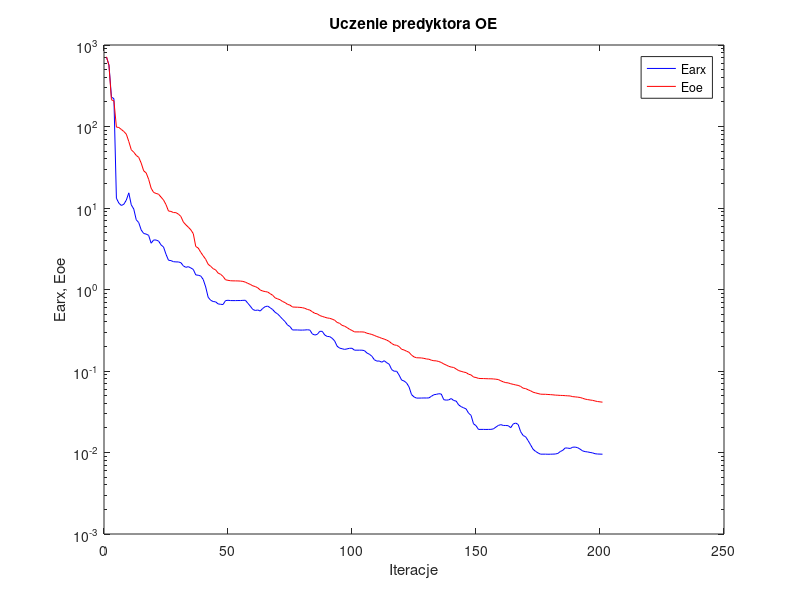
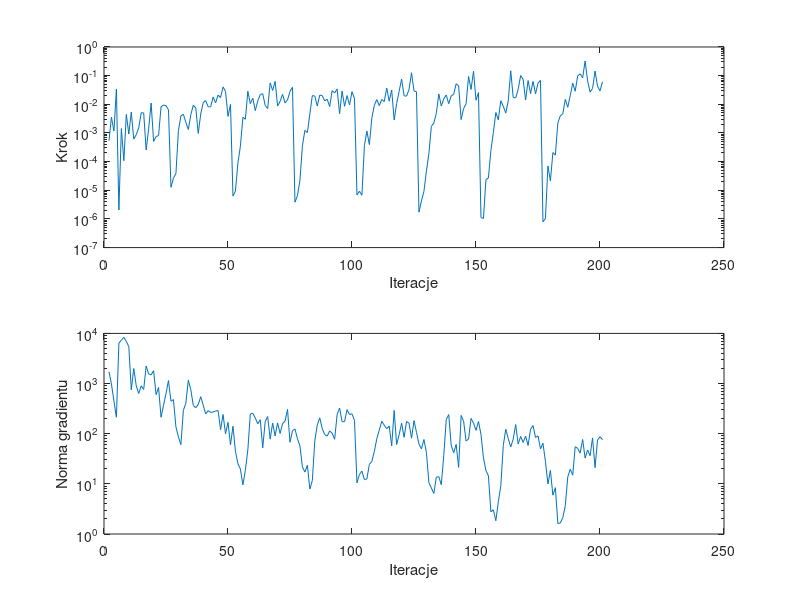

Recreate these plots in MATLAB, in order.
%uczenie predyktora oe
clear all;
n=0; farx(n+1)=7.112745e+002; foe(n+1)=7.168292e+002; wspucz(n+1)=0.000000e+000; ng(n+1)=0.000000e+000;
%odnowa zmiennej metryki
n=1; farx(n+1)=5.680041e+002; foe(n+1)=5.623413e+002; krok(n+1)=5.362933e-004; ng(n+1)=1.717438e+003;
n=2; farx(n+1)=2.299550e+002; foe(n+1)=2.130199e+002; krok(n+1)=3.549942e-003; ng(n+1)=9.816577e+002;
n=3; farx(n+1)=2.193147e+002; foe(n+1)=2.060284e+002; krok(n+1)=1.181843e-003; ng(n+1)=4.453922e+002;
n=4; farx(n+1)=1.318726e+001; foe(n+1)=9.838866e+001; krok(n+1)=3.371096e-002; ng(n+1)=2.130333e+002;
n=5; farx(n+1)=1.145778e+001; foe(n+1)=9.721548e+001; krok(n+1)=2.051630e-006; ng(n+1)=6.412477e+003;
n=6; farx(n+1)=1.073993e+001; foe(n+1)=9.197996e+001; krok(n+1)=1.427772e-003; ng(n+1)=7.312878e+003;
n=7; farx(n+1)=1.111218e+001; foe(n+1)=8.682908e+001; krok(n+1)=1.075699e-004; ng(n+1)=8.356306e+003;
n=8; farx(n+1)=1.250800e+001; foe(n+1)=8.055892e+001; krok(n+1)=4.440041e-003; ng(n+1)=6.935502e+003;
n=9; farx(n+1)=1.534225e+001; foe(n+1)=6.535304e+001; krok(n+1)=9.152390e-004; ng(n+1)=5.432256e+003;
n=10; farx(n+1)=1.093395e+001; foe(n+1)=5.182801e+001; krok(n+1)=5.355898e-003; ng(n+1)=7.507476e+002;
n=11; farx(n+1)=9.704218e+000; foe(n+1)=4.839037e+001; krok(n+1)=6.111403e-004; ng(n+1)=1.990855e+003;
n=12; farx(n+1)=7.173362e+000; foe(n+1)=4.419559e+001; krok(n+1)=8.713055e-004; ng(n+1)=9.061888e+002;
n=13; farx(n+1)=6.624579e+000; foe(n+1)=4.185083e+001; krok(n+1)=1.505777e-003; ng(n+1)=6.333944e+002;
n=14; farx(n+1)=5.382801e+000; foe(n+1)=3.555267e+001; krok(n+1)=5.119766e-003; ng(n+1)=9.024367e+002;
n=15; farx(n+1)=4.868250e+000; foe(n+1)=2.857376e+001; krok(n+1)=4.984174e-003; ng(n+1)=7.623906e+002;
n=16; farx(n+1)=4.788585e+000; foe(n+1)=2.697290e+001; krok(n+1)=2.540827e-004; ng(n+1)=2.238399e+003;
n=17; farx(n+1)=4.616662e+000; foe(n+1)=2.251107e+001; krok(n+1)=1.389400e-003; ng(n+1)=1.547785e+003;
n=18; farx(n+1)=3.698167e+000; foe(n+1)=1.751151e+001; krok(n+1)=1.109636e-002; ng(n+1)=1.490363e+003;
n=19; farx(n+1)=4.049842e+000; foe(n+1)=1.552718e+001; krok(n+1)=5.053235e-004; ng(n+1)=1.805452e+003;
n=20; farx(n+1)=4.048924e+000; foe(n+1)=1.509845e+001; krok(n+1)=7.528887e-004; ng(n+1)=6.006275e+002;
n=21; farx(n+1)=3.931541e+000; foe(n+1)=1.476728e+001; krok(n+1)=8.058731e-004; ng(n+1)=8.358412e+002;
n=22; farx(n+1)=3.523022e+000; foe(n+1)=1.359237e+001; krok(n+1)=8.180929e-003; ng(n+1)=2.130295e+002;
n=23; farx(n+1)=3.324151e+000; foe(n+1)=1.254462e+001; krok(n+1)=9.436540e-003; ng(n+1)=3.682121e+002;
n=24; farx(n+1)=2.705657e+000; foe(n+1)=1.099858e+001; krok(n+1)=8.966852e-003; ng(n+1)=6.336385e+002;
n=25; farx(n+1)=2.286158e+000; foe(n+1)=9.182019e+000; krok(n+1)=6.425268e-003; ng(n+1)=1.144897e+003;
%odnowa zmiennej metryki
n=26; farx(n+1)=2.261823e+000; foe(n+1)=9.080265e+000; krok(n+1)=1.268925e-005; ng(n+1)=4.436720e+002;
n=27; farx(n+1)=2.194906e+000; foe(n+1)=8.795256e+000; krok(n+1)=2.639619e-005; ng(n+1)=4.784082e+002;
n=28; farx(n+1)=2.181118e+000; foe(n+1)=8.770423e+000; krok(n+1)=3.856196e-005; ng(n+1)=1.366638e+002;
n=29; farx(n+1)=2.178443e+000; foe(n+1)=8.412887e+000; krok(n+1)=1.195607e-003; ng(n+1)=8.682810e+001;
n=30; farx(n+1)=2.134444e+000; foe(n+1)=7.874884e+000; krok(n+1)=3.973596e-003; ng(n+1)=6.060860e+001;
n=31; farx(n+1)=1.948107e+000; foe(n+1)=6.726753e+000; krok(n+1)=4.478448e-003; ng(n+1)=2.918873e+002;
n=32; farx(n+1)=1.871294e+000; foe(n+1)=6.223616e+000; krok(n+1)=2.359135e-003; ng(n+1)=4.035180e+002;
n=33; farx(n+1)=1.907120e+000; foe(n+1)=5.818884e+000; krok(n+1)=1.320749e-003; ng(n+1)=1.165691e+003;
n=34; farx(n+1)=1.837911e+000; foe(n+1)=5.404285e+000; krok(n+1)=4.352152e-003; ng(n+1)=7.597191e+002;
n=35; farx(n+1)=1.764109e+000; foe(n+1)=4.847154e+000; krok(n+1)=9.219686e-003; ng(n+1)=3.653550e+002;
n=36; farx(n+1)=1.510826e+000; foe(n+1)=3.368683e+000; krok(n+1)=7.531622e-003; ng(n+1)=3.296498e+002;
n=37; farx(n+1)=1.495925e+000; foe(n+1)=3.226485e+000; krok(n+1)=9.615395e-004; ng(n+1)=3.809934e+002;
n=38; farx(n+1)=1.465278e+000; foe(n+1)=2.864186e+000; krok(n+1)=4.573216e-003; ng(n+1)=5.465974e+002;
n=39; farx(n+1)=1.329268e+000; foe(n+1)=2.590114e+000; krok(n+1)=1.142218e-002; ng(n+1)=3.717864e+002;
n=40; farx(n+1)=1.075225e+000; foe(n+1)=2.345339e+000; krok(n+1)=1.345640e-002; ng(n+1)=2.472162e+002;
n=41; farx(n+1)=8.032434e-001; foe(n+1)=2.038996e+000; krok(n+1)=8.174750e-003; ng(n+1)=2.892832e+002;
n=42; farx(n+1)=7.381865e-001; foe(n+1)=1.927303e+000; krok(n+1)=8.166461e-003; ng(n+1)=2.652468e+002;
n=43; farx(n+1)=7.123323e-001; foe(n+1)=1.802266e+000; krok(n+1)=1.799391e-002; ng(n+1)=2.716967e+002;
n=44; farx(n+1)=7.055911e-001; foe(n+1)=1.743100e+000; krok(n+1)=1.121665e-002; ng(n+1)=2.827643e+002;
n=45; farx(n+1)=6.665400e-001; foe(n+1)=1.591351e+000; krok(n+1)=2.091551e-002; ng(n+1)=2.890044e+002;
n=46; farx(n+1)=6.581608e-001; foe(n+1)=1.537839e+000; krok(n+1)=1.713076e-002; ng(n+1)=1.204828e+002;
n=47; farx(n+1)=6.548376e-001; foe(n+1)=1.447513e+000; krok(n+1)=4.050274e-002; ng(n+1)=2.413992e+002;
n=48; farx(n+1)=7.307574e-001; foe(n+1)=1.316442e+000; krok(n+1)=2.788178e-002; ng(n+1)=9.964638e+001;
n=49; farx(n+1)=7.372911e-001; foe(n+1)=1.296136e+000; krok(n+1)=3.783371e-003; ng(n+1)=1.680783e+002;
n=50; farx(n+1)=7.317039e-001; foe(n+1)=1.280944e+000; krok(n+1)=9.871862e-003; ng(n+1)=6.012403e+001;
%odnowa zmiennej metryki
n=51; farx(n+1)=7.308517e-001; foe(n+1)=1.276495e+000; krok(n+1)=6.255933e-006; ng(n+1)=1.408496e+002;
n=52; farx(n+1)=7.307825e-001; foe(n+1)=1.275735e+000; krok(n+1)=9.359580e-006; ng(n+1)=4.454589e+001;
n=53; farx(n+1)=7.323062e-001; foe(n+1)=1.273728e+000; krok(n+1)=9.050205e-005; ng(n+1)=2.523269e+001;
n=54; farx(n+1)=7.319190e-001; foe(n+1)=1.269051e+000; krok(n+1)=3.467612e-004; ng(n+1)=1.968201e+001;
n=55; farx(n+1)=7.357771e-001; foe(n+1)=1.257788e+000; krok(n+1)=3.514634e-003; ng(n+1)=9.529449e+000;
n=56; farx(n+1)=7.378381e-001; foe(n+1)=1.230649e+000; krok(n+1)=3.011555e-003; ng(n+1)=1.867893e+001;
n=57; farx(n+1)=6.783450e-001; foe(n+1)=1.189032e+000; krok(n+1)=2.847182e-002; ng(n+1)=4.754234e+001;
n=58; farx(n+1)=6.241184e-001; foe(n+1)=1.155021e+000; krok(n+1)=1.048565e-002; ng(n+1)=2.482851e+002;
n=59; farx(n+1)=5.688785e-001; foe(n+1)=1.109131e+000; krok(n+1)=1.635878e-002; ng(n+1)=2.548645e+002;
n=60; farx(n+1)=5.532139e-001; foe(n+1)=1.086820e+000; krok(n+1)=5.999763e-003; ng(n+1)=2.060205e+002;
n=61; farx(n+1)=5.602987e-001; foe(n+1)=1.048923e+000; krok(n+1)=1.321323e-002; ng(n+1)=1.572854e+002;
n=62; farx(n+1)=5.445939e-001; foe(n+1)=9.858752e-001; krok(n+1)=2.191235e-002; ng(n+1)=1.899668e+002;
n=63; farx(n+1)=5.858575e-001; foe(n+1)=9.577757e-001; krok(n+1)=2.340953e-002; ng(n+1)=5.220787e+001;
n=64; farx(n+1)=6.163499e-001; foe(n+1)=9.429426e-001; krok(n+1)=9.157950e-003; ng(n+1)=1.758487e+002;
n=65; farx(n+1)=6.256466e-001; foe(n+1)=9.311081e-001; krok(n+1)=7.088910e-003; ng(n+1)=2.198254e+002;
n=66; farx(n+1)=5.975409e-001; foe(n+1)=8.889936e-001; krok(n+1)=5.576355e-002; ng(n+1)=7.790839e+001;
n=67; farx(n+1)=5.674712e-001; foe(n+1)=8.497312e-001; krok(n+1)=3.039298e-002; ng(n+1)=1.629641e+002;
n=68; farx(n+1)=5.250846e-001; foe(n+1)=7.903062e-001; krok(n+1)=6.299996e-002; ng(n+1)=9.035254e+001;
n=69; farx(n+1)=5.020116e-001; foe(n+1)=7.675070e-001; krok(n+1)=8.674162e-003; ng(n+1)=1.645220e+002;
n=70; farx(n+1)=4.673658e-001; foe(n+1)=7.484123e-001; krok(n+1)=1.269968e-002; ng(n+1)=1.008414e+002;
n=71; farx(n+1)=4.323609e-001; foe(n+1)=7.123715e-001; krok(n+1)=2.223039e-002; ng(n+1)=1.588972e+002;
n=72; farx(n+1)=4.040108e-001; foe(n+1)=6.911731e-001; krok(n+1)=1.111520e-002; ng(n+1)=1.781308e+002;
n=73; farx(n+1)=3.669260e-001; foe(n+1)=6.572176e-001; krok(n+1)=1.423801e-002; ng(n+1)=3.048560e+002;
n=74; farx(n+1)=3.506314e-001; foe(n+1)=6.432585e-001; krok(n+1)=2.847182e-002; ng(n+1)=6.752313e+001;
n=75; farx(n+1)=3.189075e-001; foe(n+1)=6.102436e-001; krok(n+1)=3.904156e-002; ng(n+1)=1.143133e+002;
%odnowa zmiennej metryki
n=76; farx(n+1)=3.189382e-001; foe(n+1)=6.077317e-001; krok(n+1)=3.837877e-006; ng(n+1)=1.241834e+002;
n=77; farx(n+1)=3.188726e-001; foe(n+1)=6.063372e-001; krok(n+1)=6.493455e-006; ng(n+1)=7.941646e+001;
n=78; farx(n+1)=3.177055e-001; foe(n+1)=6.034190e-001; krok(n+1)=2.198334e-005; ng(n+1)=5.704503e+001;
n=79; farx(n+1)=3.176333e-001; foe(n+1)=5.982575e-001; krok(n+1)=3.550621e-004; ng(n+1)=2.181510e+001;
n=80; farx(n+1)=3.186370e-001; foe(n+1)=5.875841e-001; krok(n+1)=1.226173e-003; ng(n+1)=1.715155e+001;
n=81; farx(n+1)=3.206113e-001; foe(n+1)=5.694981e-001; krok(n+1)=1.038427e-003; ng(n+1)=2.347765e+001;
n=82; farx(n+1)=3.180344e-001; foe(n+1)=5.591450e-001; krok(n+1)=4.550450e-003; ng(n+1)=7.860119e+000;
n=83; farx(n+1)=2.850004e-001; foe(n+1)=5.331947e-001; krok(n+1)=2.011176e-002; ng(n+1)=1.161069e+001;
n=84; farx(n+1)=2.762607e-001; foe(n+1)=5.102138e-001; krok(n+1)=1.946507e-002; ng(n+1)=7.237263e+001;
n=85; farx(n+1)=2.816898e-001; foe(n+1)=5.024754e-001; krok(n+1)=8.751130e-003; ng(n+1)=1.490948e+002;
n=86; farx(n+1)=3.068148e-001; foe(n+1)=4.791822e-001; krok(n+1)=2.096657e-002; ng(n+1)=2.071154e+002;
n=87; farx(n+1)=3.066049e-001; foe(n+1)=4.677557e-001; krok(n+1)=2.000182e-002; ng(n+1)=1.261871e+002;
n=88; farx(n+1)=2.765985e-001; foe(n+1)=4.570257e-001; krok(n+1)=1.321526e-002; ng(n+1)=9.608876e+001;
n=89; farx(n+1)=2.655199e-001; foe(n+1)=4.477158e-001; krok(n+1)=1.506159e-002; ng(n+1)=8.970737e+001;
n=90; farx(n+1)=2.642060e-001; foe(n+1)=4.431809e-001; krok(n+1)=8.350786e-003; ng(n+1)=1.135106e+002;
n=91; farx(n+1)=2.519805e-001; foe(n+1)=4.329731e-001; krok(n+1)=3.002384e-002; ng(n+1)=1.017739e+002;
n=92; farx(n+1)=2.340230e-001; foe(n+1)=4.200108e-001; krok(n+1)=2.476948e-002; ng(n+1)=7.738076e+001;
n=93; farx(n+1)=2.015398e-001; foe(n+1)=3.944657e-001; krok(n+1)=3.432277e-002; ng(n+1)=2.417875e+002;
n=94; farx(n+1)=1.908896e-001; foe(n+1)=3.845874e-001; krok(n+1)=4.708571e-003; ng(n+1)=3.247004e+002;
n=95; farx(n+1)=1.876432e-001; foe(n+1)=3.631735e-001; krok(n+1)=2.900728e-002; ng(n+1)=1.726843e+002;
n=96; farx(n+1)=1.841312e-001; foe(n+1)=3.550352e-001; krok(n+1)=8.516524e-003; ng(n+1)=1.745479e+002;
n=97; farx(n+1)=1.867137e-001; foe(n+1)=3.410672e-001; krok(n+1)=2.015462e-002; ng(n+1)=3.011469e+002;
n=98; farx(n+1)=1.899947e-001; foe(n+1)=3.251360e-001; krok(n+1)=9.476825e-003; ng(n+1)=2.407470e+002;
n=99; farx(n+1)=1.900717e-001; foe(n+1)=3.143478e-001; krok(n+1)=2.757245e-002; ng(n+1)=2.489705e+002;
n=100; farx(n+1)=1.801409e-001; foe(n+1)=3.018972e-001; krok(n+1)=1.586441e-002; ng(n+1)=1.844736e+002;
%odnowa zmiennej metryki
n=101; farx(n+1)=1.801269e-001; foe(n+1)=3.018710e-001; krok(n+1)=6.846713e-006; ng(n+1)=1.045496e+001;
n=102; farx(n+1)=1.801194e-001; foe(n+1)=3.017876e-001; krok(n+1)=9.262259e-006; ng(n+1)=1.546513e+001;
n=103; farx(n+1)=1.801377e-001; foe(n+1)=3.017100e-001; krok(n+1)=6.715934e-006; ng(n+1)=1.794546e+001;
n=104; farx(n+1)=1.779548e-001; foe(n+1)=3.000304e-001; krok(n+1)=3.626021e-004; ng(n+1)=1.214341e+001;
n=105; farx(n+1)=1.664303e-001; foe(n+1)=2.907534e-001; krok(n+1)=1.171832e-003; ng(n+1)=1.257434e+001;
n=106; farx(n+1)=1.606779e-001; foe(n+1)=2.862893e-001; krok(n+1)=3.939441e-004; ng(n+1)=2.457556e+001;
n=107; farx(n+1)=1.518927e-001; foe(n+1)=2.806514e-001; krok(n+1)=3.340601e-003; ng(n+1)=2.791392e+001;
n=108; farx(n+1)=1.375866e-001; foe(n+1)=2.733050e-001; krok(n+1)=9.212529e-003; ng(n+1)=4.410752e+001;
n=109; farx(n+1)=1.322861e-001; foe(n+1)=2.649536e-001; krok(n+1)=1.464382e-002; ng(n+1)=7.993550e+001;
n=110; farx(n+1)=1.326569e-001; foe(n+1)=2.589751e-001; krok(n+1)=8.956895e-003; ng(n+1)=1.182585e+002;
n=111; farx(n+1)=1.281951e-001; foe(n+1)=2.516363e-001; krok(n+1)=1.477175e-002; ng(n+1)=1.769427e+002;
n=112; farx(n+1)=1.337219e-001; foe(n+1)=2.464609e-001; krok(n+1)=1.243357e-002; ng(n+1)=1.472895e+002;
n=113; farx(n+1)=1.263407e-001; foe(n+1)=2.391846e-001; krok(n+1)=3.706539e-002; ng(n+1)=1.261671e+002;
n=114; farx(n+1)=1.211280e-001; foe(n+1)=2.307199e-001; krok(n+1)=1.285062e-002; ng(n+1)=1.425508e+002;
n=115; farx(n+1)=1.040564e-001; foe(n+1)=2.174769e-001; krok(n+1)=3.153338e-002; ng(n+1)=5.737164e+001;
n=116; farx(n+1)=9.935505e-002; foe(n+1)=2.090456e-001; krok(n+1)=2.855949e-003; ng(n+1)=2.905247e+002;
n=117; farx(n+1)=9.942523e-002; foe(n+1)=2.067073e-001; krok(n+1)=1.064021e-002; ng(n+1)=6.075716e+001;
n=118; farx(n+1)=8.905344e-002; foe(n+1)=1.992906e-001; krok(n+1)=2.835564e-002; ng(n+1)=9.557487e+001;
n=119; farx(n+1)=7.745110e-002; foe(n+1)=1.847418e-001; krok(n+1)=7.604386e-002; ng(n+1)=1.614890e+002;
n=120; farx(n+1)=7.537058e-002; foe(n+1)=1.811577e-001; krok(n+1)=1.981414e-002; ng(n+1)=8.479134e+001;
n=121; farx(n+1)=7.146090e-002; foe(n+1)=1.749533e-001; krok(n+1)=1.926189e-002; ng(n+1)=1.747530e+002;
n=122; farx(n+1)=6.372490e-002; foe(n+1)=1.696134e-001; krok(n+1)=3.301014e-002; ng(n+1)=1.625563e+002;
n=123; farx(n+1)=5.138181e-002; foe(n+1)=1.567249e-001; krok(n+1)=1.261335e-001; ng(n+1)=8.127472e+001;
n=124; farx(n+1)=4.811646e-002; foe(n+1)=1.489843e-001; krok(n+1)=2.925850e-002; ng(n+1)=1.819769e+002;
n=125; farx(n+1)=4.652073e-002; foe(n+1)=1.454219e-001; krok(n+1)=2.733118e-002; ng(n+1)=1.066244e+002;
%odnowa zmiennej metryki
n=126; farx(n+1)=4.653456e-002; foe(n+1)=1.450822e-001; krok(n+1)=1.722899e-006; ng(n+1)=6.206305e+001;
n=127; farx(n+1)=4.658590e-002; foe(n+1)=1.446122e-001; krok(n+1)=4.239532e-006; ng(n+1)=4.992724e+001;
n=128; farx(n+1)=4.668650e-002; foe(n+1)=1.429589e-001; krok(n+1)=9.148208e-006; ng(n+1)=7.659258e+001;
n=129; farx(n+1)=4.663791e-002; foe(n+1)=1.404704e-001; krok(n+1)=4.646090e-005; ng(n+1)=4.237135e+001;
n=130; farx(n+1)=4.673738e-002; foe(n+1)=1.395990e-001; krok(n+1)=1.915864e-004; ng(n+1)=1.056762e+001;
n=131; farx(n+1)=4.890683e-002; foe(n+1)=1.357244e-001; krok(n+1)=1.691206e-003; ng(n+1)=8.255199e+000;
n=132; farx(n+1)=5.113502e-002; foe(n+1)=1.336519e-001; krok(n+1)=2.232051e-003; ng(n+1)=6.432377e+000;
n=133; farx(n+1)=5.169575e-002; foe(n+1)=1.331945e-001; krok(n+1)=4.853566e-003; ng(n+1)=1.362540e+001;
n=134; farx(n+1)=5.265015e-002; foe(n+1)=1.306635e-001; krok(n+1)=2.307159e-002; ng(n+1)=1.390199e+001;
n=135; farx(n+1)=5.215381e-002; foe(n+1)=1.273208e-001; krok(n+1)=8.692572e-003; ng(n+1)=9.613152e+000;
n=136; farx(n+1)=4.445655e-002; foe(n+1)=1.219941e-001; krok(n+1)=1.552269e-002; ng(n+1)=3.689233e+001;
n=137; farx(n+1)=4.391512e-002; foe(n+1)=1.183446e-001; krok(n+1)=2.118041e-002; ng(n+1)=1.900995e+002;
n=138; farx(n+1)=4.419800e-002; foe(n+1)=1.141446e-001; krok(n+1)=1.048329e-002; ng(n+1)=2.409174e+002;
n=139; farx(n+1)=4.593429e-002; foe(n+1)=1.118176e-001; krok(n+1)=1.960331e-002; ng(n+1)=5.905441e+001;
n=140; farx(n+1)=4.345249e-002; foe(n+1)=1.104849e-001; krok(n+1)=2.223039e-002; ng(n+1)=4.146432e+001;
n=141; farx(n+1)=4.275595e-002; foe(n+1)=1.058303e-001; krok(n+1)=5.234463e-002; ng(n+1)=6.116271e+001;
n=142; farx(n+1)=3.838458e-002; foe(n+1)=1.012115e-001; krok(n+1)=4.366353e-002; ng(n+1)=2.129862e+001;
n=143; farx(n+1)=3.653226e-002; foe(n+1)=9.908735e-002; krok(n+1)=2.924832e-003; ng(n+1)=2.310080e+002;
n=144; farx(n+1)=3.536613e-002; foe(n+1)=9.705685e-002; krok(n+1)=7.088910e-003; ng(n+1)=1.771410e+002;
n=145; farx(n+1)=3.427887e-002; foe(n+1)=9.567036e-002; krok(n+1)=1.043894e-002; ng(n+1)=7.171437e+001;
n=146; farx(n+1)=3.040790e-002; foe(n+1)=9.134170e-002; krok(n+1)=9.326072e-002; ng(n+1)=7.812696e+001;
n=147; farx(n+1)=2.859623e-002; foe(n+1)=8.952017e-002; krok(n+1)=3.300845e-002; ng(n+1)=2.013197e+002;
n=148; farx(n+1)=2.248203e-002; foe(n+1)=8.436748e-002; krok(n+1)=1.442609e-001; ng(n+1)=1.620858e+002;
n=149; farx(n+1)=2.135712e-002; foe(n+1)=8.319744e-002; krok(n+1)=1.389524e-002; ng(n+1)=1.165493e+002;
n=150; farx(n+1)=1.919897e-002; foe(n+1)=8.120802e-002; krok(n+1)=2.563788e-002; ng(n+1)=1.755032e+002;
%odnowa zmiennej metryki
n=151; farx(n+1)=1.921055e-002; foe(n+1)=8.083507e-002; krok(n+1)=1.120004e-006; ng(n+1)=9.742156e+001;
n=152; farx(n+1)=1.921248e-002; foe(n+1)=8.078011e-002; krok(n+1)=1.039615e-006; ng(n+1)=3.304116e+001;
n=153; farx(n+1)=1.917677e-002; foe(n+1)=8.050604e-002; krok(n+1)=2.354047e-005; ng(n+1)=1.843680e+001;
n=154; farx(n+1)=1.920361e-002; foe(n+1)=8.030661e-002; krok(n+1)=2.692622e-005; ng(n+1)=1.454484e+001;
n=155; farx(n+1)=1.922682e-002; foe(n+1)=8.023170e-002; krok(n+1)=2.385047e-004; ng(n+1)=2.763960e+000;
n=156; farx(n+1)=1.948471e-002; foe(n+1)=7.992842e-002; krok(n+1)=1.045039e-003; ng(n+1)=3.043297e+000;
n=157; farx(n+1)=2.048223e-002; foe(n+1)=7.931096e-002; krok(n+1)=5.167850e-003; ng(n+1)=1.843187e+000;
n=158; farx(n+1)=2.147728e-002; foe(n+1)=7.859570e-002; krok(n+1)=2.883948e-003; ng(n+1)=4.401503e+000;
n=159; farx(n+1)=2.196992e-002; foe(n+1)=7.581397e-002; krok(n+1)=1.333847e-002; ng(n+1)=9.115635e+000;
n=160; farx(n+1)=2.148517e-002; foe(n+1)=7.360128e-002; krok(n+1)=8.533243e-003; ng(n+1)=5.823339e+001;
n=161; farx(n+1)=2.145298e-002; foe(n+1)=7.202452e-002; krok(n+1)=4.929920e-003; ng(n+1)=1.228536e+002;
n=162; farx(n+1)=2.132861e-002; foe(n+1)=7.144421e-002; krok(n+1)=1.315303e-002; ng(n+1)=8.002300e+001;
n=163; farx(n+1)=2.015974e-002; foe(n+1)=6.977232e-002; krok(n+1)=1.478545e-001; ng(n+1)=5.419065e+001;
n=164; farx(n+1)=2.239897e-002; foe(n+1)=6.860420e-002; krok(n+1)=1.740861e-002; ng(n+1)=7.807921e+001;
n=165; farx(n+1)=2.297687e-002; foe(n+1)=6.745604e-002; krok(n+1)=1.660195e-002; ng(n+1)=1.521204e+002;
n=166; farx(n+1)=2.209663e-002; foe(n+1)=6.658957e-002; krok(n+1)=3.320390e-002; ng(n+1)=6.222302e+001;
n=167; farx(n+1)=1.801009e-002; foe(n+1)=6.467429e-002; krok(n+1)=1.011122e-001; ng(n+1)=8.808104e+001;
n=168; farx(n+1)=1.616086e-002; foe(n+1)=6.157359e-002; krok(n+1)=7.370577e-002; ng(n+1)=6.713269e+001;
n=169; farx(n+1)=1.561126e-002; foe(n+1)=6.084901e-002; krok(n+1)=1.406421e-002; ng(n+1)=8.963632e+001;
n=170; farx(n+1)=1.400413e-002; foe(n+1)=5.884952e-002; krok(n+1)=6.739301e-002; ng(n+1)=5.838251e+001;
n=171; farx(n+1)=1.243171e-002; foe(n+1)=5.718528e-002; krok(n+1)=2.378377e-002; ng(n+1)=1.227237e+002;
n=172; farx(n+1)=1.097229e-002; foe(n+1)=5.497604e-002; krok(n+1)=6.306675e-002; ng(n+1)=1.453508e+002;
n=173; farx(n+1)=1.032911e-002; foe(n+1)=5.391426e-002; krok(n+1)=2.316852e-002; ng(n+1)=8.435246e+001;
n=174; farx(n+1)=9.888084e-003; foe(n+1)=5.293485e-002; krok(n+1)=5.454222e-002; ng(n+1)=9.051645e+001;
n=175; farx(n+1)=9.541607e-003; foe(n+1)=5.197719e-002; krok(n+1)=6.795565e-002; ng(n+1)=4.986741e+001;
%odnowa zmiennej metryki
n=176; farx(n+1)=9.544126e-003; foe(n+1)=5.182526e-002; krok(n+1)=7.909590e-007; ng(n+1)=6.459425e+001;
n=177; farx(n+1)=9.546505e-003; foe(n+1)=5.179842e-002; krok(n+1)=1.033699e-006; ng(n+1)=2.796430e+001;
n=178; farx(n+1)=9.522172e-003; foe(n+1)=5.152388e-002; krok(n+1)=7.054749e-005; ng(n+1)=9.944778e+000;
n=179; farx(n+1)=9.531606e-003; foe(n+1)=5.129652e-002; krok(n+1)=2.139878e-005; ng(n+1)=1.852161e+001;
n=180; farx(n+1)=9.552876e-003; foe(n+1)=5.101687e-002; krok(n+1)=2.064568e-004; ng(n+1)=5.950463e+000;
n=181; farx(n+1)=9.584250e-003; foe(n+1)=5.061188e-002; krok(n+1)=1.691914e-004; ng(n+1)=8.384965e+000;
n=182; farx(n+1)=9.741536e-003; foe(n+1)=5.044107e-002; krok(n+1)=2.254077e-003; ng(n+1)=1.617095e+000;
n=183; farx(n+1)=1.028268e-002; foe(n+1)=5.019613e-002; krok(n+1)=3.966104e-003; ng(n+1)=1.663361e+000;
n=184; farx(n+1)=1.063525e-002; foe(n+1)=5.008376e-002; krok(n+1)=4.664313e-003; ng(n+1)=2.114255e+000;
n=185; farx(n+1)=1.139206e-002; foe(n+1)=4.981042e-002; krok(n+1)=1.488820e-002; ng(n+1)=3.665581e+000;
n=186; farx(n+1)=1.131818e-002; foe(n+1)=4.959075e-002; krok(n+1)=7.883344e-003; ng(n+1)=1.372827e+001;
n=187; farx(n+1)=1.120420e-002; foe(n+1)=4.938439e-002; krok(n+1)=2.000182e-002; ng(n+1)=1.962157e+001;
n=188; farx(n+1)=1.161442e-002; foe(n+1)=4.845881e-002; krok(n+1)=5.483245e-002; ng(n+1)=1.496150e+001;
n=189; farx(n+1)=1.165473e-002; foe(n+1)=4.815405e-002; krok(n+1)=2.865473e-002; ng(n+1)=5.508074e+001;
n=190; farx(n+1)=1.145128e-002; foe(n+1)=4.777263e-002; krok(n+1)=9.809225e-002; ng(n+1)=5.091344e+001;
n=191; farx(n+1)=1.098550e-002; foe(n+1)=4.731808e-002; krok(n+1)=1.158784e-001; ng(n+1)=4.102430e+001;
n=192; farx(n+1)=1.046063e-002; foe(n+1)=4.626949e-002; krok(n+1)=8.430727e-002; ng(n+1)=7.666821e+001;
n=193; farx(n+1)=1.025443e-002; foe(n+1)=4.520239e-002; krok(n+1)=3.255844e-001; ng(n+1)=3.263529e+001;
n=194; farx(n+1)=1.016146e-002; foe(n+1)=4.459636e-002; krok(n+1)=6.561970e-002; ng(n+1)=4.732274e+001;
n=195; farx(n+1)=1.001773e-002; foe(n+1)=4.408451e-002; krok(n+1)=2.667694e-002; ng(n+1)=3.651801e+001;
n=196; farx(n+1)=9.890502e-003; foe(n+1)=4.364792e-002; krok(n+1)=3.557944e-002; ng(n+1)=8.253490e+001;
n=197; farx(n+1)=9.661463e-003; foe(n+1)=4.288321e-002; krok(n+1)=1.444813e-001; ng(n+1)=2.109461e+001;
n=198; farx(n+1)=9.581745e-003; foe(n+1)=4.221625e-002; krok(n+1)=4.320574e-002; ng(n+1)=7.481823e+001;
n=199; farx(n+1)=9.559017e-003; foe(n+1)=4.183502e-002; krok(n+1)=2.928765e-002; ng(n+1)=8.730868e+001;
n=200; farx(n+1)=9.528904e-003; foe(n+1)=4.145455e-002; krok(n+1)=6.105720e-002; ng(n+1)=7.611576e+001;

figure; semilogy(farx,'b'); hold on; semilogy(foe,'r'); xlabel('Iteracje'); ylabel('Earx, Eoe'); legend('Earx','Eoe'); title('Uczenie predyktora OE');
figure; subplot(2,1,1); semilogy(krok); xlabel('Iteracje'); ylabel('Krok');
subplot(2,1,2); semilogy(ng); xlabel('Iteracje'); ylabel('Norma gradientu');
Earx=farx(n+1)
Eoe=foe(n+1)
